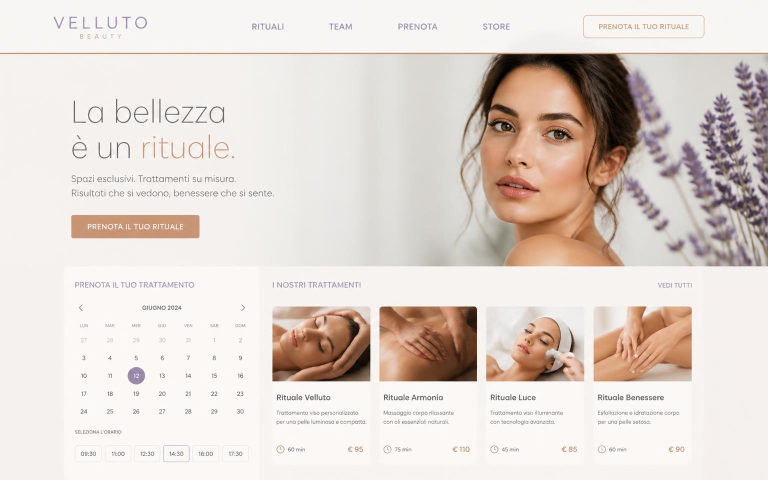
#> input picture src/assets/mockups/desktop/beauty-desktop.jpg, 1536 x 960 px (shown at 1/2 size)
$ python -i ref-recreate.py   (imports and definitions only)
#> lines starting #> are read from the running program, lines starting #| are printed output that depends on the picture
#!/usr/bin/env python3
"""
Ricostruzione 1:1 di una schermata di riferimento, cambiando SOLO brand, logo, foto e testi.

Input per ogni schermata: l'immagine di riferimento + la scheda tecnica prodotta da
scripts/ref-describe.py. Il prompt viene composto dalla scheda (dettaglio per dettaglio),
l'immagine di riferimento è allegata come guida strutturale.

Gate di qualità in cascata (nessuna schermata non conforme entra nel catalogo):
  1. inquadratura  — scripts/mockup-frame-qa.py
  2. contenuto     — scripts/mockup-qa.py
  3. fedeltà       — palette e tema devono combaciare col riferimento (soglia --fidelity)

Uso:
  python scripts/ref-recreate.py --slug flame-kebab --brand "Anatolia Brace" --sector food \
      --out src/assets/mockups/v2
"""
from __future__ import annotations

import argparse, base64, json, os, sys, time, urllib.request
from concurrent.futures import ThreadPoolExecutor
from importlib.machinery import SourceFileLoader

HERE = os.path.dirname(os.path.abspath(__file__))
# [1 line that did not run here, left out]

IMAGES = "https://ai.gateway.lovable.dev/v1/images/generations"
MODEL = os.environ.get("MOCKUP_MODEL", "google/gemini-3-pro-image")
REF = "/tmp/reference"


# ---------------------------------------------------------------- prompt

DESKTOP_RENDER_RULES = """REGOLE DI RESA (obbligatorie):
- immagine orizzontale 16:10, SOLO il contenuto della pagina web a schermo pieno,
  nessuna cornice di browser, nessuna barra indirizzi, nessun monitor, nessuna scrivania
- nessun testo tagliato o troncato, tutto leggibile, margini interni rispettati
- resa nitida, pixel-perfect, come uno screenshot reale del sito"""


# [95 lines left out: functions build_prompt, generate, not called in this run]


# ---------------------------------------------------------------- gate 3: fedeltà

def _pal(path: str, n: int = 6):
#> called with n = 6
    from PIL import Image
    from collections import Counter
    im = Image.open(path).convert("RGB")
#> im is the input picture: PIL image 1536x960 RGB; mean R, G, B 224.9, 214.8, 208.2
    q = im.resize((60, 120)).quantize(colors=8, method=Image.MEDIANCUT).convert("RGB")
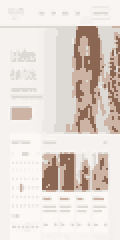
#> q: PIL image 60x120 RGB (shown 2 times larger); mean R, G, B 226.9, 217.4, 211.5
    return [c for c, _ in Counter(list(q.getdata())).most_common(n)]


def _lum(c):
    return 0.2126 * c[0] + 0.7152 * c[1] + 0.0722 * c[2]


# [125 lines left out: functions fidelity, verify, main, not called in this run]


# [2 lines not run here, left out]

>>> result = _pal('../src/assets/mockups/desktop/beauty-desktop.jpg')
#> result = [(246, 242, 239), (221, 217, 213), (248, 245, 243), (252, 248, 245), (204, 179, 164), (139, 102, 83)]

$ run again, on src/assets/mockups/desktop/healthcare-desktop.jpg
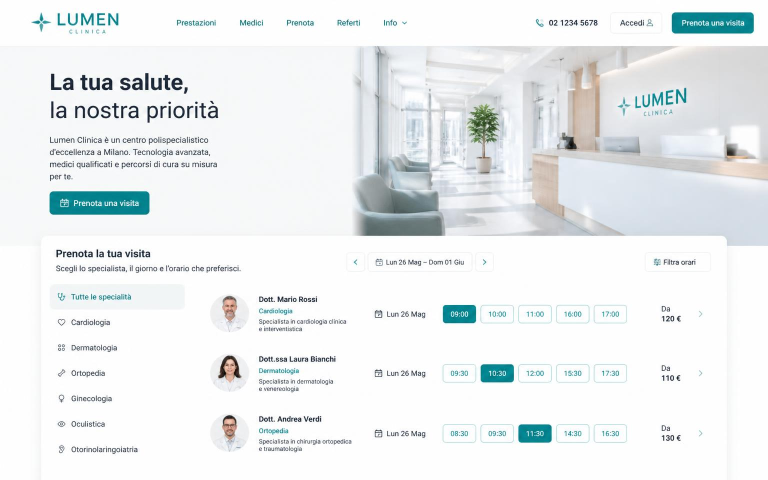
#> input picture src/assets/mockups/desktop/healthcare-desktop.jpg, 1536 x 960 px (shown at 1/2 size)
#> in _pal, im is the input picture: PIL image 1536x960 RGB; mean R, G, B 235, 238.5, 239.6
#> in _pal, `q = im.resize((60, 120)).quantize(colors=8, method=Image.MEDIANCUT).co..`:
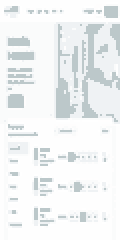
#> q: PIL image 60x120 RGB (shown 2 times larger); mean R, G, B 239.8, 242.5, 243.2
#> result = [(254, 254, 254), (250, 251, 251), (239, 242, 244), (188, 200, 202), (255, 255, 255), (254, 253, 253)]
